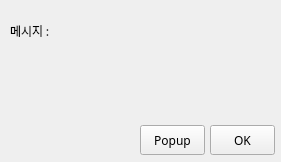
<?xml version="1.0" encoding="UTF-8"?>
<ui version="4.0">
 <class>Form</class>
 <widget class="QWidget" name="Form">
  <property name="geometry">
   <rect>
    <x>0</x>
    <y>0</y>
    <width>281</width>
    <height>162</height>
   </rect>
  </property>
  <property name="sizePolicy">
   <sizepolicy hsizetype="Fixed" vsizetype="Fixed">
    <horstretch>0</horstretch>
    <verstretch>0</verstretch>
   </sizepolicy>
  </property>
  <property name="minimumSize">
   <size>
    <width>281</width>
    <height>162</height>
   </size>
  </property>
  <property name="maximumSize">
   <size>
    <width>281</width>
    <height>162</height>
   </size>
  </property>
  <property name="font">
   <font>
    <family>나눔고딕</family>
   </font>
  </property>
  <property name="windowTitle">
   <string>Form</string>
  </property>
  <widget class="QLabel" name="lblMessage">
   <property name="geometry">
    <rect>
     <x>10</x>
     <y>20</y>
     <width>261</width>
     <height>21</height>
    </rect>
   </property>
   <property name="font">
    <font>
     <family>나눔고딕</family>
    </font>
   </property>
   <property name="text">
    <string>메시지 : </string>
   </property>
  </widget>
  <widget class="QPushButton" name="btnOK">
   <property name="geometry">
    <rect>
     <x>210</x>
     <y>125</y>
     <width>65</width>
     <height>30</height>
    </rect>
   </property>
   <property name="font">
    <font>
     <family>나눔고딕</family>
    </font>
   </property>
   <property name="text">
    <string>OK</string>
   </property>
  </widget>
  <widget class="QPushButton" name="btnPOP">
   <property name="geometry">
    <rect>
     <x>140</x>
     <y>125</y>
     <width>65</width>
     <height>30</height>
    </rect>
   </property>
   <property name="font">
    <font>
     <family>나눔고딕</family>
    </font>
   </property>
   <property name="text">
    <string>Popup</string>
   </property>
  </widget>
 </widget>
 <resources/>
 <connections/>
</ui>
